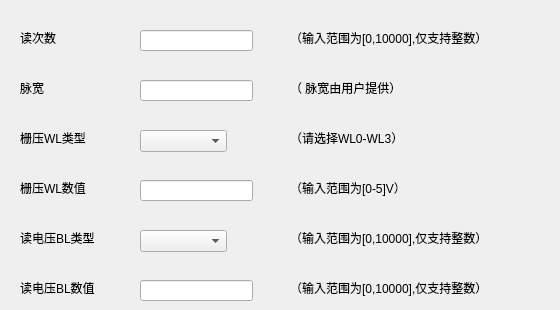
    <widget class="QWidget" name="tab_10">
     <attribute name="title">
      <string>保持性测试</string>
     </attribute>
     <widget class="QLabel" name="label_121">
      <property name="geometry">
       <rect>
        <x>290</x>
        <y>180</y>
        <width>261</width>
        <height>16</height>
       </rect>
      </property>
      <property name="text">
       <string>（输入范围为[0-5]V）</string>
      </property>
     </widget>
     <widget class="QLineEdit" name="lineEdit_40">
      <property name="geometry">
       <rect>
        <x>140</x>
        <y>280</y>
        <width>113</width>
        <height>21</height>
       </rect>
      </property>
     </widget>
     <widget class="QLabel" name="label_122">
      <property name="geometry">
       <rect>
        <x>20</x>
        <y>230</y>
        <width>101</width>
        <height>16</height>
       </rect>
      </property>
      <property name="text">
       <string>读电压BL类型</string>
      </property>
     </widget>
     <widget class="QLabel" name="label_123">
      <property name="geometry">
       <rect>
        <x>20</x>
        <y>130</y>
        <width>81</width>
        <height>16</height>
       </rect>
      </property>
      <property name="text">
       <string>栅压WL类型</string>
      </property>
     </widget>
     <widget class="QComboBox" name="comboBox_24">
      <property name="geometry">
       <rect>
        <x>140</x>
        <y>130</y>
        <width>87</width>
        <height>22</height>
       </rect>
      </property>
      <item>
       <property name="text">
        <string/>
       </property>
      </item>
      <item>
       <property name="text">
        <string>WL0</string>
       </property>
      </item>
      <item>
       <property name="text">
        <string>WL1</string>
       </property>
      </item>
      <item>
       <property name="text">
        <string>WL2</string>
       </property>
      </item>
      <item>
       <property name="text">
        <string>WL3</string>
       </property>
      </item>
      <item>
       <property name="text">
        <string>WL0-WL3</string>
       </property>
      </item>
     </widget>
     <widget class="QLabel" name="label_124">
      <property name="geometry">
       <rect>
        <x>290</x>
        <y>80</y>
        <width>261</width>
        <height>16</height>
       </rect>
      </property>
      <property name="text">
       <string>（ 脉宽由用户提供）</string>
      </property>
     </widget>
     <widget class="QLineEdit" name="lineEdit_41">
      <property name="geometry">
       <rect>
        <x>140</x>
        <y>30</y>
        <width>113</width>
        <height>21</height>
       </rect>
      </property>
     </widget>
     <widget class="QLineEdit" name="lineEdit_42">
      <property name="geometry">
       <rect>
        <x>140</x>
        <y>180</y>
        <width>113</width>
        <height>21</height>
       </rect>
      </property>
     </widget>
     <widget class="QLabel" name="label_125">
      <property name="geometry">
       <rect>
        <x>20</x>
        <y>30</y>
        <width>51</width>
        <height>16</height>
       </rect>
      </property>
      <property name="text">
       <string>读次数</string>
      </property>
     </widget>
     <widget class="QLabel" name="label_126">
      <property name="geometry">
       <rect>
        <x>290</x>
        <y>230</y>
        <width>261</width>
        <height>16</height>
       </rect>
      </property>
      <property name="text">
       <string>（输入范围为[0,10000],仅支持整数）</string>
      </property>
     </widget>
     <widget class="QLabel" name="label_127">
      <property name="geometry">
       <rect>
        <x>20</x>
        <y>80</y>
        <width>51</width>
        <height>16</height>
       </rect>
      </property>
      <property name="text">
       <string>脉宽</string>
      </property>
     </widget>
     <widget class="QLabel" name="label_128">
      <property name="geometry">
       <rect>
        <x>20</x>
        <y>180</y>
        <width>81</width>
        <height>16</height>
       </rect>
      </property>
      <property name="text">
       <string>栅压WL数值</string>
      </property>
     </widget>
     <widget class="QLabel" name="label_129">
      <property name="geometry">
       <rect>
        <x>290</x>
        <y>280</y>
        <width>261</width>
        <height>16</height>
       </rect>
      </property>
      <property name="text">
       <string>（输入范围为[0,10000],仅支持整数）</string>
      </property>
     </widget>
     <widget class="QLabel" name="label_130">
      <property name="geometry">
       <rect>
        <x>290</x>
        <y>130</y>
        <width>261</width>
        <height>16</height>
       </rect>
      </property>
      <property name="text">
       <string>（请选择WL0-WL3）</string>
      </property>
     </widget>
     <widget class="QLineEdit" name="lineEdit_43">
      <property name="geometry">
       <rect>
        <x>140</x>
        <y>80</y>
        <width>113</width>
        <height>21</height>
       </rect>
      </property>
     </widget>
     <widget class="QLabel" name="label_131">
      <property name="geometry">
       <rect>
        <x>290</x>
        <y>30</y>
        <width>261</width>
        <height>16</height>
       </rect>
      </property>
      <property name="text">
       <string>（输入范围为[0,10000],仅支持整数）</string>
      </property>
     </widget>
     <widget class="QComboBox" name="comboBox_25">
      <property name="geometry">
       <rect>
        <x>140</x>
        <y>230</y>
        <width>87</width>
        <height>22</height>
       </rect>
      </property>
      <item>
       <property name="text">
        <string/>
       </property>
      </item>
      <item>
       <property name="text">
        <string>BL0</string>
       </property>
      </item>
      <item>
       <property name="text">
        <string>BL1</string>
       </property>
      </item>
      <item>
       <property name="text">
        <string>BL2</string>
       </property>
      </item>
      <item>
       <property name="text">
        <string>BL3</string>
       </property>
      </item>
      <item>
       <property name="text">
        <string>BL0-BL3</string>
       </property>
      </item>
     </widget>
     <widget class="QLabel" name="label_132">
      <property name="geometry">
       <rect>
        <x>20</x>
        <y>280</y>
        <width>101</width>
        <height>16</height>
       </rect>
      </property>
      <property name="text">
       <string>读电压BL数值</string>
      </property>
     </widget>
    </widget>
